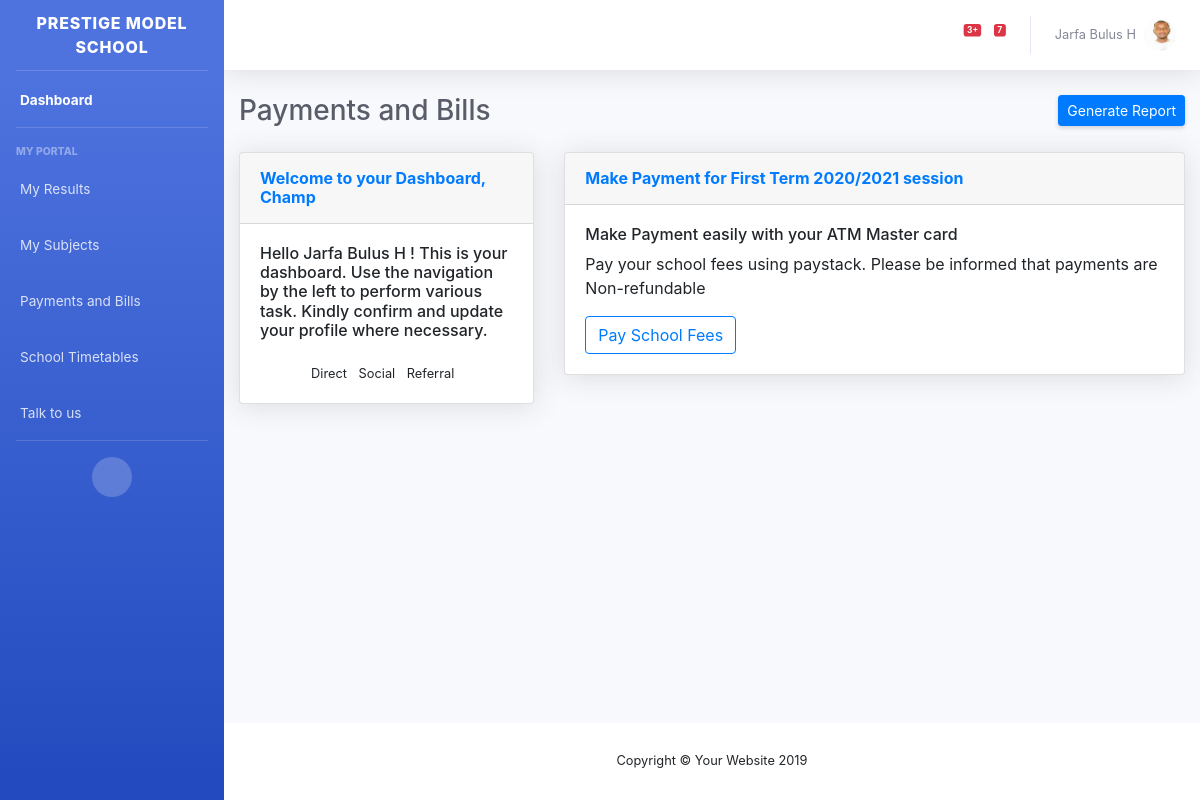
/payment/ (signed in), run on the app's committed database.
### portal/models.py (models this page shows, shortened)
class Customuser(AbstractUser):
    middle_name = models.CharField(max_length=20, default=' ', blank=True)
    submitted = models.BooleanField(default=False)
    gender_list = (('Male', 'Male'), ('Female', 'Female'))
    relationship_list = (('father', 'Father'), ('mother', 'Mother'), ('brother', 'Brother'), ('sister', 'Sister'), ('uncle', 'Uncle'))
    states_list = (("Abia", "Abia"), ("Adamawa", "Adamawa"), ("Anambra","Anambra"), ("Akwa Ibom", "Akwa Ibom"), ("Bauchi", "Bauchi"),
    ("Bayelsa","Bayelsa"), ("Benue","Benue"), ("Borno","Borno"), ("Cross River","Cross River"), ("Delta", "Delta"), ("Ebonyi", "Ebonyi"),
    ("Enugu", "Enugu"), ("Edo","Edo"), ("Ekiti", "Ekiti"), ("FCT - Abuja", "FCT - Abuja"), ("Gombe", "Gombe"), ("Imo", "Imo") ,
    ("Jigawa", "Jigawa"), ("Kaduna", "Kaduna"), ("Kano", "Kano"), ("Katsina", "Katsina"), ("Kebbi" , "Kebbi"), ("Kogi", "Kogi"),
    ("Kwara", "Kwara") , ("Lagos", "Lagos"), ("Nasarawa", "Nasarawa"), ("Niger", "Niger"), ("Ogun", "Ogun"), ("Ondo", "Ondo"),
    ("Osun", "Osun"), ("Oyo", "Oyo"), ("Plateau", "Plateau"), ("Rivers", "Rivers"), ("Sokoto", "Sokoto"), ("Taraba", "Taraba"),
    ("Yobe", "Yobe"), ("Zamfara", "Zamfara"))
    res_type_list = (('Day Student','Day Student'), ('Boarding Student','Boarding Student'))
    religion_list = (('Christianity', 'Christianity'), ('Islam', 'Islam'), ('Others', 'Others'))
    current_class = models.CharField(max_length=30, choices = classes_list, blank = True)
    gender = models.CharField(max_length=30, choices=gender_list, blank = True)
    date_of_birth = models.DateField( blank = True, null=True)
    religion = models.CharField(max_length=30, choices=religion_list, blank=True)
    nok1_name = models.CharField(max_length=32, blank = True)
    nok1_phone = models.CharField(max_length=11, blank = True)
    nok1_relationship = models.CharField(max_length=12, choices=relationship_list, blank = True)
    nok2_name = models.CharField(max_length=32, blank = True)
    admission_no = models.CharField(max_length=32, blank = True)
    state_of_origin = models.CharField(max_length=20, choices=states_list, blank = True)
    lga = models.CharField(max_length=22, blank = True)
    resident_type = models.CharField(max_length=20, choices= res_type_list, blank = True)
    house_address = models.TextField(max_length=90, blank=True)
    phonenumber = models.CharField(max_length=20, blank=True)
    prev_school = models.TextField(max_length=140, blank=True)
    passport = models.ImageField(upload_to='passports', blank=True, default="passports/default.jpg")
    def fullname(self):
        return('{} {} {}'.format(self.last_name, self.first_name, self.middle_name))

### portal/views.py (the view)
# urls.py: path('payment/', portal_view.payment, name = 'payment'),
@login_required()
def payment(request):
    sender = request.user
    return render(request, 'portal/payment.html', {'sender': sender, 'current_term_url': current_term_url,
                                                    'current_year_url': current_year_url, 'current_term': current_term,
                                                   'current_year': current_year})

### portal/templates/portal/payment.html (shortened to what this page needs)
{% extends 'portal/base.html' %}
{% load crispy_forms_tags %}
{% block content %}
<div class="container-fluid">
          <div class="d-sm-flex align-items-center justify-content-between mb-4">
            <h1 class="h3 mb-0 text-gray-800">Payments and Bills</h1>
            <a href="#" class="d-none d-sm-inline-block btn btn-sm btn-primary shadow-sm"> Generate Report</a>
          </div>
          <div class="row">
            <div class="col-xl-4 col-lg-5">
              <div class="card shadow mb-4">
                <div class="card-header py-3 d-flex flex-row align-items-center justify-content-between">
                  <h6 class="m-0 font-weight-bold text-primary">Welcome to your Dashboard, Champ</h6>
                </div>
                <div class="card-body">
                  <h6 >Hello {{sender.fullname}} !
                  This is your dashboard. Use the navigation by the left to perform various task.
                    Kindly confirm and update your profile where necessary.</h6>
                  <div class="mt-4 text-center small">
                    <span class="mr-2">
                       Direct
                    </span>
                    <span class="mr-2">
                       Social
                    </span>
                    <span class="mr-2">
                       Referral
                    </span>
                  </div>
                </div>
              </div>
            </div>
           <div class="col-xl-8 col-lg-7">
              <div class="card shadow mb-4">
                <div class="card-header py-3 d-flex flex-row align-items-center justify-content-between">
                  <h6 class="m-0 font-weight-bold text-primary">Make Payment for {{current_term}} {{current_year}} session</h6>
                </div>
                    <div class="card-body">
                  <h6> Make Payment easily with your ATM Master card</h6>
                        <form>
                        <p>Pay your school fees using paystack. Please be informed that payments are Non-refundable</p>
                        <a href="{% url 'trans' current_year_url current_term_url %}" class="btn btn-md btn-outline-primary" >Pay School Fees</a>
                        </form>
                </div>
                </div>
              </div>
            </div>
          </div>
{% endblock content %}

### portal/templates/portal/base.html (shortened to what this page needs)
{% load static %}
{% load crispy_forms_tags %}
<!DOCTYPE html>
<html lang="en">
<head>
  <link href="{% static 'portal/css/sb-admin-2.min.css' %}" rel="stylesheet">
  <link rel="stylesheet"  type="text/css" href="{% static 'portal/bootstrap.min.css' %}">
</head>
<body id="page-top">
  <div id="wrapper">
    <ul class="navbar-nav bg-gradient-primary sidebar sidebar-dark accordion" id="accordionSidebar">
      <a class="sidebar-brand d-flex align-items-center justify-content-center" href="index.html">
        <div class="sidebar-brand-text mx-3">PRESTIGE MODEL SCHOOL</div>
      </a>
      <hr class="sidebar-divider my-0">
      <li class="nav-item active">
        <a class="nav-link" href="{% url 'dashboard' %}">
          <span>Dashboard</span></a>
      </li>
      <hr class="sidebar-divider">
      <div class="sidebar-heading">
        My Portal
      </div>
      <li class="nav-item">
        <a class="nav-link collapsed" href="{% url 'results' %}" >
          <span>My Results</span>
        </a>
      </li>
      <li class="nav-item">
        <a class="nav-link collapsed" href="{% url 'subjects' %}" aria-expanded="true" aria-controls="collapsePages">
          <span>My Subjects</span>
        </a>
      </li>
      <li class="nav-item">
        <a class="nav-link" href="{% url 'payment' %}">
          <span>Payments and Bills</span></a>
      </li>
      <li class="nav-item">
        <a class="nav-link" href="#">
          <span>School Timetables</span></a>
      </li>
      <li class="nav-item">
        <a class="nav-link" href="#">
          <span>Talk to us</span></a>
      </li>
      <hr class="sidebar-divider d-none d-md-block">
      <div class="text-center d-none d-md-inline">
        <button class="rounded-circle border-0" id="sidebarToggle"></button>
      </div>
    </ul>
    <div id="content-wrapper" class="d-flex flex-column">
      <div id="content">
        <nav class="navbar navbar-expand navbar-light bg-white topbar mb-4 static-top shadow">
          <ul class="navbar-nav ml-auto">
            <li class="nav-item dropdown no-arrow mx-1">
              <a class="nav-link dropdown-toggle" href="#" id="alertsDropdown" role="button" data-toggle="dropdown" aria-haspopup="true" aria-expanded="false">
                <span class="badge badge-danger badge-counter">3+</span>
              </a>
            </li>
            <li class="nav-item dropdown no-arrow mx-1">
              <a class="nav-link dropdown-toggle" href="#" id="messagesDropdown" role="button" data-toggle="dropdown" aria-haspopup="true" aria-expanded="false">
                <span class="badge badge-danger badge-counter">7</span>
              </a>
            </li>
            <li class="nav-item dropdown no-arrow">
              <a class="nav-link dropdown-toggle" href="#" id="userDropdown" role="button" data-toggle="dropdown" aria-haspopup="true" aria-expanded="false">
                <span class="mr-2 d-none d-lg-inline text-gray-600 small"> {{ sender.fullname }}</span>
                <img class="img-profile rounded-circle" src="{{ sender.passport.url }}">
              </a>
            </li>
          </ul>
        </nav>
          {% block content %}
          {% endblock %}
      </div>
      <footer class="sticky-footer bg-white">
        <div class="container my-auto">
          <div class="copyright text-center my-auto">
            <span>Copyright &copy; Your Website 2019</span>
          </div>
        </div>
      </footer>
    </div>
  </div>
</body>
</html>

### data on the page
Customuser: fullname "Jarfa Bulus H", passport (picture)

### other printed values
{{ current_term }} "First Term"
{{ current_year }} "2020/2021"
